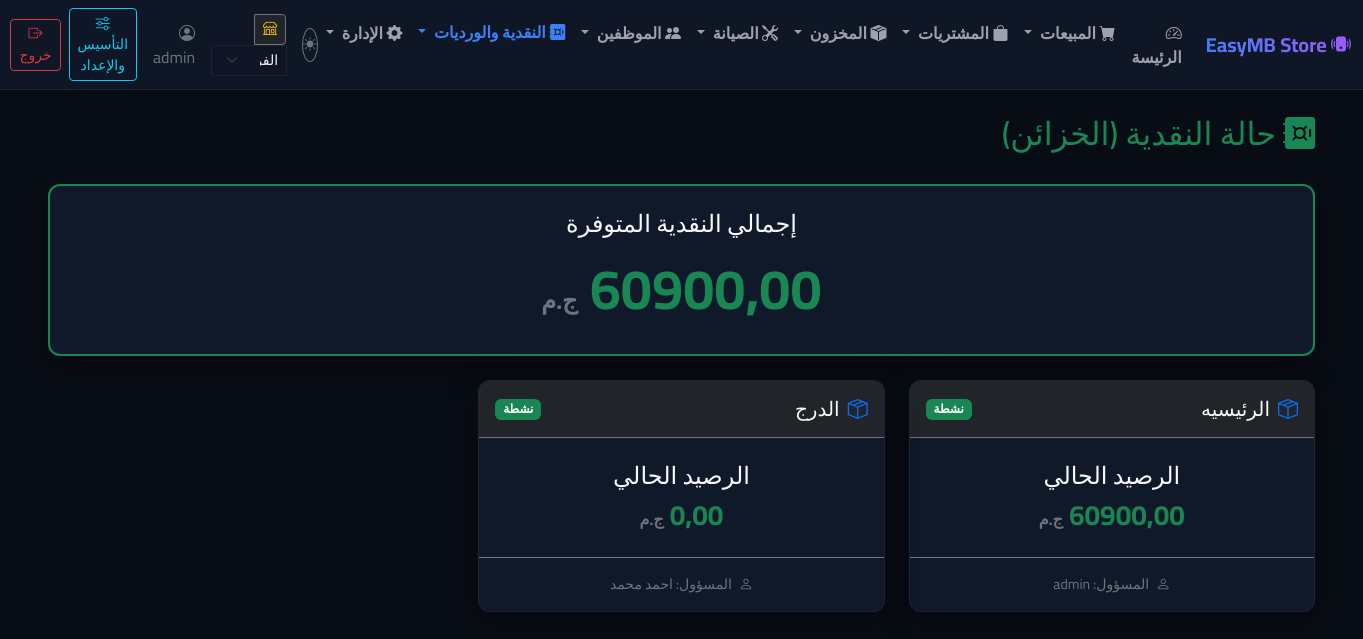
Page /cash-status/ (signed in) on the committed database.
### erp/models.py (models this page shows, shortened)
class Treasury(models.Model):
    branch = models.ForeignKey(Branch, on_delete=models.CASCADE, default=1, verbose_name="الفرع")
    name = models.CharField(max_length=100, verbose_name="اسم الخزينة")
    opening_balance = models.DecimalField(max_digits=12, decimal_places=2, default=0.00, verbose_name="رصيد أول المدة")
    balance = models.DecimalField(max_digits=12, decimal_places=2, default=0.00, verbose_name="الرصيد الحالي")
    is_active = models.BooleanField(default=True, verbose_name="نشطة")
    user = models.ForeignKey(User, on_delete=models.PROTECT, related_name='treasuries', verbose_name="المستخدم المسؤول")
    created_at = models.DateTimeField(auto_now_add=True, verbose_name="تاريخ الإنشاء")
    class Meta:
        verbose_name = "خزينة"
        verbose_name_plural = "الخزن"

### erp/views.py (the view)
# urls.py: path('cash-status/', views.cash_status, name='cash_status'),
@login_required
@permission_required('erp.view_cashshift', raise_exception=True)
def cash_status(request):
    treasuries = Treasury.objects.filter(is_active=True, branch__in=[request.branch] if request.branch else request.user_allowed_branches).order_by('-balance')
    total_cash = sum(t.balance for t in treasuries)
    context = {
        'treasuries': treasuries,
        'total_cash': total_cash,
    }
    return render(request, 'erp/cash_status.html', context)

### erp/context_processors.py (called while the page is built)
def branch_processor(request):
    context = {}
    if hasattr(request, 'branch'):
        context['active_branch'] = request.branch
        context['is_all_branches'] = (request.branch is None and request.session.get('active_branch_id') == 'all')
    if hasattr(request, 'user_allowed_branches') and request.user_allowed_branches:
        context['user_allowed_branches'] = request.user_allowed_branches
    return context

### erp/views.py (called while the page is built, shortened)
def permission_required(perm, login_url=None, raise_exception=False):
    def decorator(view_func):
        @wraps(view_func)
        def _wrapped_view(request, *args, **kwargs):
            if raise_exception:
                perms = [perm] if isinstance(perm, str) else perm
            return django_permission_required(perm, login_url=login_url, raise_exception=raise_exception)(view_func)(request, *args, **kwargs)
        return _wrapped_view
    return decorator

### erp/templates/erp/cash_status.html (shortened to what this page needs)
{% extends 'erp/base.html' %}
{% block content %}
<div class="d-flex justify-content-between align-items-center mb-4">
    <h2 class="text-success"><i class="bi bi-safe-fill"></i> حالة النقدية (الخزائن)</h2>
</div>
<div class="row mb-4">
    <div class="col-12">
        <div class="glass-card p-4 text-center border-success border-2">
            <h4 class="text-light mb-3">إجمالي النقدية المتوفرة</h4>
            <h2 class="text-success fw-bold display-4">{{ total_cash }} <span class="fs-4 text-secondary">ج.م</span></h2>
        </div>
    </div>
</div>
<div class="row">
    {% for treasury in treasuries %}
    <div class="col-md-4 mb-4">
        <div class="glass-card h-100 p-0 overflow-hidden">
            <div class="card-header bg-dark border-bottom border-secondary p-3 d-flex justify-content-between align-items-center">
                <h5 class="m-0 text-light"><i class="bi bi-box-seam me-2 text-primary"></i>{{ treasury.name }}</h5>
                {% if treasury.is_active %}
                <span class="badge bg-success">نشطة</span>
                {% else %}
                <span class="badge bg-danger">مغلقة</span>
                {% endif %}
            </div>
            <div class="card-body p-4 text-center">
                <h4 class="text-light mb-2">الرصيد الحالي</h4>
                <h3 class="{% if treasury.balance >= 0 %}text-success{% else %}text-danger{% endif %} fw-bold mb-0">
                    {{ treasury.balance }} <span class="fs-6 text-secondary">ج.م</span>
                </h3>
            </div>
            <div class="card-footer bg-transparent border-top border-secondary p-3 text-secondary small text-center">
                <i class="bi bi-person me-1"></i> المسؤول: {{ treasury.user.get_full_name|default:treasury.user.username }}
            </div>
        </div>
    </div>
    {% endfor %}
</div>
{% endblock %}

### erp/templates/erp/base.html (shortened to what this page needs)
<!DOCTYPE html>
<html lang="ar" dir="rtl">
<head>
    <link rel="stylesheet" href="https://cdn.jsdelivr.net/npm/bootstrap@5.3.2/dist/css/bootstrap.rtl.min.css">
    <link rel="stylesheet" href="https://cdn.jsdelivr.net/npm/bootstrap-icons@1.11.2/font/bootstrap-icons.min.css">
    {% load static %}
    <link rel="stylesheet" href="{% static 'css/styles.css' %}?v={% now 'U' %}">
</head>
<body>
    <nav class="navbar navbar-expand-lg navbar-dark navbar-custom sticky-top">
        <div class="container-fluid">
            <a class="navbar-brand" href="{% if request.user.is_staff or request.user.is_superuser %}{% url 'erp:dashboard' %}{% elif perms.erp.add_saleinvoice %}{% url 'erp:pos' %}{% elif perms.erp.change_repairticket %}{% url 'erp:repair_list' %}{% else %}{% url 'erp:pos' %}{% endif %}">
                <i class="bi bi-phone-vibrate-fill"></i> EasyMB Store
            </a>
            <div class="collapse navbar-collapse" id="navbarNav">
                <ul class="navbar-nav me-auto mb-2 mb-lg-0">
                    {% if request.user.is_staff or request.user.is_superuser %}
                    <li class="nav-item">
                        <a class="nav-link {% if request.resolver_match.view_name == 'erp:dashboard' %}active{% endif %}" href="{% url 'erp:dashboard' %}">
                            <i class="bi bi-speedometer2"></i> الرئيسة
                        </a>
                    </li>
                    {% endif %}
                    {% if perms.erp.add_saleinvoice %}
                    <li class="nav-item dropdown">
                        <a class="nav-link dropdown-toggle " href="#" id="salesDropdown" role="button" data-bs-toggle="dropdown" aria-expanded="false">
                            <i class="bi bi-cart-fill"></i> المبيعات
                        </a>
                    </li>
                    {% endif %}
                    {% if perms.erp.add_device or perms.erp.view_purchaseinvoice %}
                    <li class="nav-item dropdown">
                        <a class="nav-link dropdown-toggle {% if 'purchase' in request.resolver_match.view_name %}active{% endif %}" href="#" id="purchasesDropdown" role="button" data-bs-toggle="dropdown" aria-expanded="false">
                            <i class="bi bi-bag-fill"></i> المشتريات
                        </a>
                    </li>
                    {% endif %}
                    {% if perms.erp.view_stock or perms.erp.view_stocktransfer %}
                    <li class="nav-item dropdown">
                        <a class="nav-link dropdown-toggle " href="#" id="inventoryDropdown" role="button" data-bs-toggle="dropdown" aria-expanded="false">
                            <i class="bi bi-box-seam-fill"></i> المخزون
                        </a>
                    </li>
                    {% endif %}
                    {% if perms.erp.view_repairticket %}
                    <li class="nav-item dropdown">
                        <a class="nav-link dropdown-toggle {% if 'repair' in request.resolver_match.view_name %}active{% endif %}" href="#" id="repairsDropdown" role="button" data-bs-toggle="dropdown" aria-expanded="false">
                            <i class="bi bi-tools"></i> الصيانة
                        </a>
                    </li>
                    {% endif %}
                    {% if request.user.is_authenticated %}
                    <li class="nav-item dropdown">
                        <a class="nav-link dropdown-toggle " href="#" id="hrDropdown" role="button" data-bs-toggle="dropdown" aria-expanded="false">
                            <i class="bi bi-people-fill"></i> الموظفين
                        </a>
                    </li>
                    {% endif %}
                    {% if perms.erp.view_cashshift %}
                    <li class="nav-item dropdown">
                        <a class="nav-link dropdown-toggle {% if 'shift' in request.resolver_match.view_name or 'cash_status' in request.resolver_match.view_name %}active{% endif %}" href="#" id="cashDropdown" role="button" data-bs-toggle="dropdown" aria-expanded="false">
                            <i class="bi bi-safe-fill"></i> النقدية والورديات
                        </a>
                    </li>
                    {% endif %}
                    {% if request.user.is_staff or request.user.is_superuser %}
                    <li class="nav-item dropdown">
                        <a class="nav-link dropdown-toggle " href="#" id="adminDropdown" role="button" data-bs-toggle="dropdown" aria-expanded="false">
                            <i class="bi bi-gear-fill"></i> الإدارة
                        </a>
                    </li>
                    {% endif %}
                </ul>
                <div class="d-flex align-items-center">
                    <button id="themeToggleBtn" class="btn btn-outline-secondary btn-sm me-3 text-secondary" title="تغيير نظام الإضاءة" style="border-radius: 50%; width: 34px; height: 34px; display: flex; align-items: center; justify-content: center; padding: 0;">
                        <i id="themeToggleIcon" class="bi bi-sun-fill"></i>
                    </button>
                    {% if request.user.is_authenticated %}
                        {% if user_allowed_branches %}
                        <form action="{% url 'erp:switch_branch' %}" method="POST" class="d-inline me-3">
                            <div class="input-group input-group-sm">
                                <span class="input-group-text bg-dark text-warning border-secondary">
                                    <i class="bi bi-shop"></i>
                                </span>
                                <select name="branch_id" class="form-select bg-dark text-light border-secondary" onchange="this.form.elements['next'].value = window.location.pathname + window.location.search + window.location.hash; this.form.submit()" style="max-width: 150px;">
                                    {% for b in user_allowed_branches %}
                                    <option value="{{ b.id }}" {% if active_branch and active_branch.id == b.id %}selected{% endif %}>{{ b.name }}</option>
                                    {% endfor %}
                                </select>
                            </div>
                        </form>
                        {% endif %}
                        <span class="text-secondary me-3">
                            <i class="bi bi-person-circle"></i> {{ request.user.username }}
                        </span>
                        {% if perms.erp.change_storesetting %}
                        <a href="{% url 'erp:setup_dashboard' %}" class="btn btn-outline-info btn-sm me-2">
                            <i class="bi bi-sliders"></i> التأسيس والإعداد
                        </a>
                        {% endif %}
                        <form action="{% url 'erp:logout' %}" method="POST" class="d-inline">
                            <button type="submit" class="btn btn-outline-danger btn-sm">
                                <i class="bi bi-box-arrow-right"></i> خروج
                            </button>
                        </form>
                    {% else %}
                        <a href="{% url 'erp:login' %}" class="btn btn-primary btn-sm">
                            <i class="bi bi-box-arrow-in-left"></i> دخول
                        </a>
                    {% endif %}
                </div>
            </div>
        </div>
    </nav>
    <div class="container-fluid py-4 px-lg-5">
        {% block content %}{% endblock %}
    </div>
</body>
</html>

### erp/static/css/styles.css (style rules this page uses)
:root { --bg-primary: #080c14; --bg-secondary: #0f1626; --bg-card: rgba(22, 33, 54, 0.65); --border-color: rgba(255, 255, 255, 0.06); --border-color-focus: rgba(59, 130, 246, 0.5); --text-primary: #f3f4f6; --text-secondary: #9ca3af; --primary: #3b82f6; --primary-glow: rgba(59, 130, 246, 0.35); --secondary: #a855f7; --secondary-glow: rgba(168, 85, 247, 0.35); --success: #10b981; --success-glow: rgba(16, 185, 129, 0.25); --warning: #f59e0b; --danger: #ef4444; --danger-glow: rgba(239, 68, 68, 0.25); }
body { background-color: var(--bg-primary); color: var(--text-primary); font-family: 'Cairo', 'Inter', sans-serif; margin: 0; padding: 0; overflow-x: hidden; direction: rtl; }
.navbar-custom { background-color: var(--bg-secondary); border-bottom: 1px solid var(--border-color); backdrop-filter: blur(10px); }
.navbar-brand { font-weight: 700; color: var(--text-primary) !important; background: linear-gradient(45deg, var(--primary), var(--secondary)); -webkit-background-clip: text; -webkit-text-fill-color: transparent; }
.nav-link { color: var(--text-secondary) !important; font-weight: 600; transition: all 0.3s ease; }
.nav-link:hover, .nav-link.active { color: var(--primary) !important; transform: translateY(-1px); }
.glass-card { background: var(--bg-card); backdrop-filter: blur(12px); -webkit-backdrop-filter: blur(12px); border: 1px solid var(--border-color); border-radius: 12px; box-shadow: 0 8px 32px 0 rgba(0, 0, 0, 0.3); transition: transform 0.3s ease, box-shadow 0.3s ease, border-color 0.3s ease; }
.form-control, .form-select { background-color: rgba(15, 22, 38, 0.8) !important; border: 1px solid var(--border-color) !important; color: var(--text-primary) !important; border-radius: 8px; padding: 10px 14px; transition: border-color 0.2s, box-shadow 0.2s; }
body { transition: background-color 0.3s ease, color 0.3s ease !important; }
.glass-card, .table-custom, .pos-checkout-sidebar, .pos-cart-item, .pos-summary { transition: background-color 0.3s ease, color 0.3s ease, border-color 0.3s ease, box-shadow 0.3s ease !important; }

### rows in the picture
Treasury: name "الرئيسيه", is_active "نشطة", balance "60900,00", user.get_full_name "admin"
Treasury: name "الدرج", is_active "نشطة", balance "0,00", user.get_full_name "احمد محمد"

### other values in the picture
{{ request.user.username }} "admin"
{{ total_cash }} "60900,00"
form field branch_id "الفرع الرئيسي"
